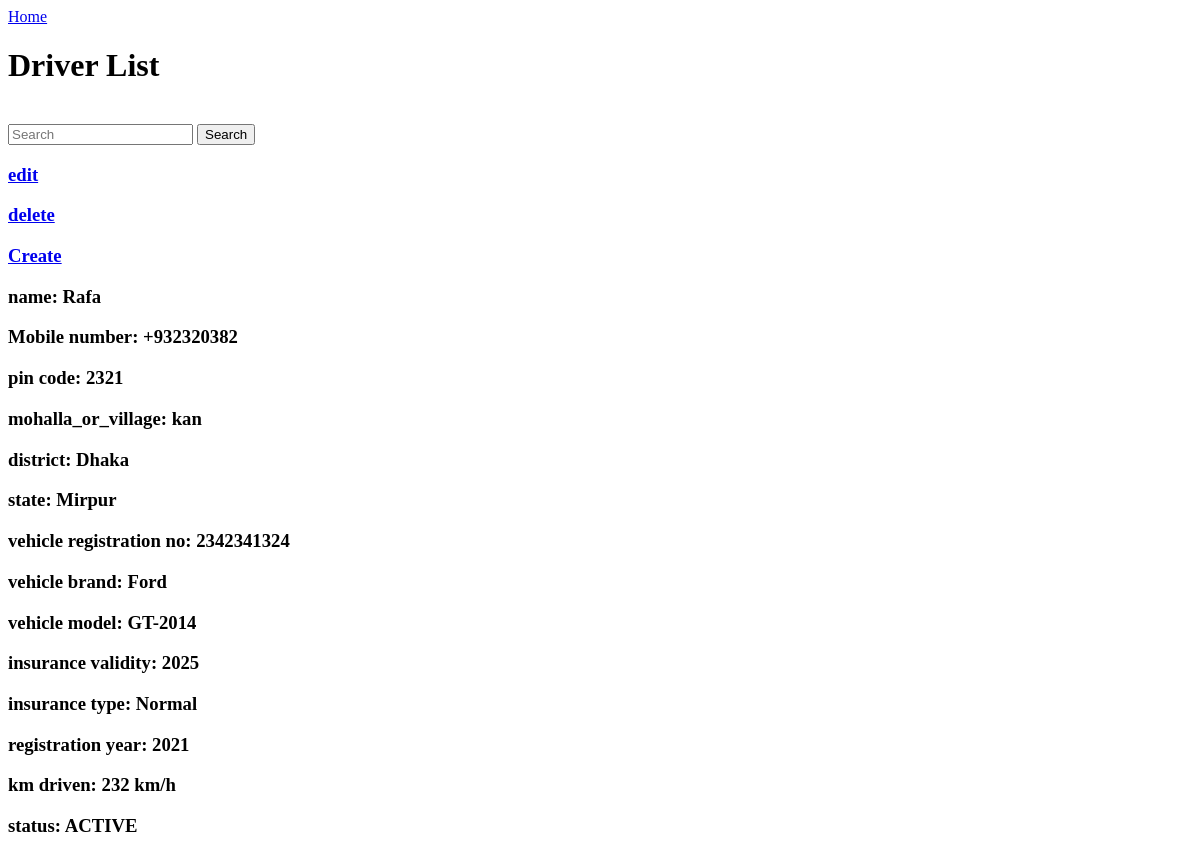
Before: /driver (signed in) with the older database file.
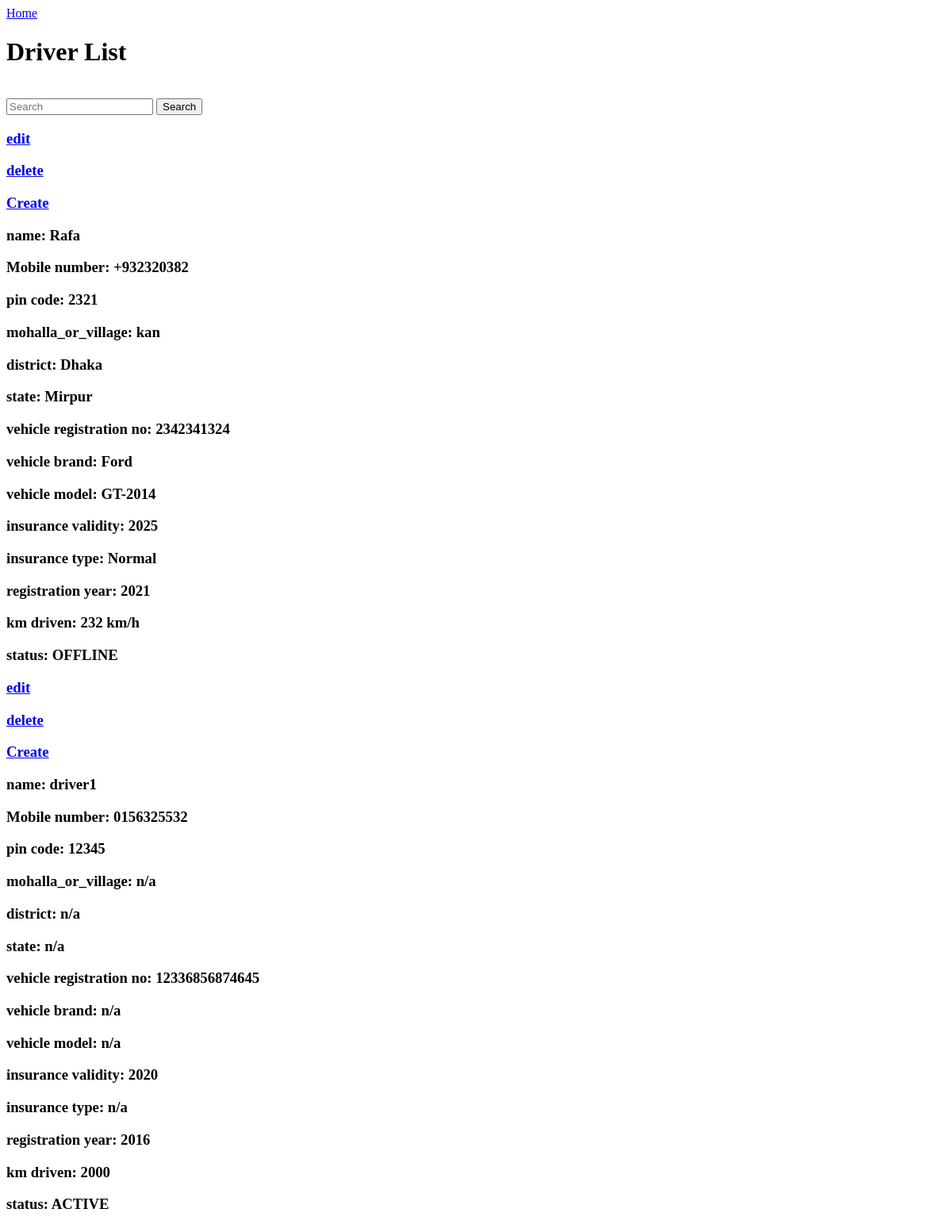
After: the same page with the newer database file.
### app/models.py (models this page shows, shortened)
class Driver(models.Model):
    driver_id = models.AutoField(primary_key=True)
    driver_name=models.CharField(max_length=150)
    mobile_no=models.CharField(max_length=20, null=True)
    pin_code=models.CharField(max_length=10, null=True)
    mohalla_or_village=models.CharField(max_length=200, null=True)
    district=models.CharField(max_length=200, null=True)
    state=models.CharField(max_length=200, null=True)
    vehicle_registration_no=models.CharField(max_length=100, null=True)
    vehicle_brand=models.CharField(max_length=100, null=True)
    vehicle_model=models.CharField(max_length=100, null=True)
    insurance_validity=models.CharField(max_length=100, null=True)
    insurance_type=models.CharField(max_length=100, null=True)
    registration_year=models.CharField(max_length=10, null=True)
    km_driven=models.CharField(max_length=50, null=True)
    choice=(('UNDER VARIFICATION','UNDER VARIFICATION'),('ACTIVE','ACTIVE'),('OFFLINE','OFFLINE'),('ON A RIDE','ON A RIDE'))
    status=models.CharField(max_length=50, choices=choice, default='pending', null=True)

### app/decorators.py (the view)
	def wrapper_function(request, *args, **kwargs):
		group = None
		if request.user.groups.exists():
			group = request.user.groups.all()[0].name
		if group == 'staff':
			return redirect('home')
		if group == 'manager':
			return view_func(request, *args, **kwargs)
		if group==None:
			return HttpResponse('You are not authorized to view this page')

### app/views.py (called while the page is built)
@login_required
@manager_only
def driver(request):
    if 'q' in request.GET:
        q=request.GET['q']
        drivers=Driver.objects.filter(driver_name__icontains=q)
    else:
        drivers=Driver.objects.all()
    return render(request,'app/driver.html' , {'drivers':drivers})

### app/templates/app/driver.html
<a href="/">Home</a>
<h1>Driver List</h1><br>
<form method="GET">
    <input name="q" type="text" placeholder="Search">
<button type="submit">Search</button>
</form>
{% for i in drivers %}
<h3> <a href="{% url 'editdriver' i.driver_id %}">edit</a></h3>
<h3> <a href="{% url 'deletedriver' i.driver_id %}">delete</a></h3>
<h3> <a href="{% url 'createdriver' %}">Create</a></h3>
<h3>name: {{ i.driver_name }}</h3>
<h3>Mobile number: {{ i.mobile_no }}</h3>
<h3>pin code: {{ i.pin_code }}</h3>
<h3>mohalla_or_village: {{ i.mohalla_or_village }}</h3>
<h3>district: {{ i.district }}</h3>
<h3>state: {{ i.state }}</h3>
<h3>vehicle registration no: {{ i.vehicle_registration_no }}</h3>
<h3>vehicle brand: {{ i.vehicle_brand }}</h3>
<h3>vehicle model: {{ i.vehicle_model }}</h3>
<h3>insurance validity: {{ i.insurance_validity }}</h3>
<h3>insurance type: {{ i.insurance_type }}</h3>
<h3>registration year: {{ i.registration_year }}</h3>
<h3>km driven: {{ i.km_driven }}</h3>
<h3>status: {{ i.status }}</h3>
{% endfor %}

Changed rows visible on the page:
changed Driver "Rafa": status "ACTIVE" → "OFFLINE"
added Driver: driver_name "driver1", mobile_no "0156325532", pin_code "12345", mohalla_or_village "n/a", district "n/a", state "n/a", vehicle_registration_no "12336856874645", vehicle_brand "n/a", vehicle_model "n/a", insurance_validity "2020", insurance_type "n/a", registration_year "2016", km_driven "2000", status "ACTIVE"
